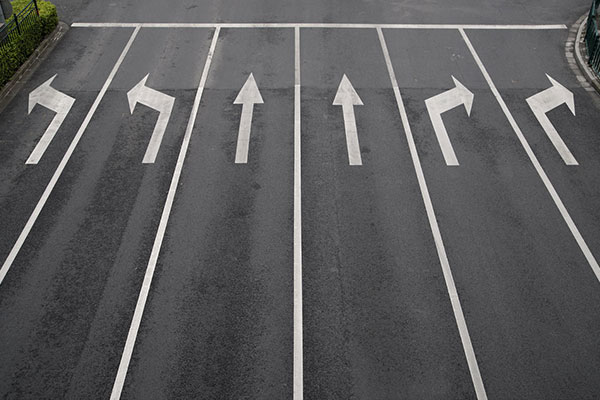
#> input picture Probabilidad/Imagenes/carretera.jpg, 600 x 400 px, found by its file name
$ python 051_Eiqueados_de_lineas.py
#> lines starting #> are read from the running program, lines starting #| are printed output that depends on the picture
# Importamos las librerías necesarias
import cv2
import numpy as np
import matplotlib.pyplot as plt

# Cargamos la imagen en escala de grises
imagen = cv2.imread('Probabilidad/Imagenes/carretera.jpg', cv2.IMREAD_GRAYSCALE)
#> imagen: shape (400, 600); min 0, max 255, mean 92

# Verificamos si la imagen se cargó correctamente
if imagen is None:
    raise ValueError("No se pudo cargar la imagen. Asegúrate de que 'carretera.jpg' esté en el mismo directorio.")

# Aplicamos un filtro de bordes usando el detector de Canny
bordes = cv2.Canny(imagen, 50, 150, apertureSize=3)
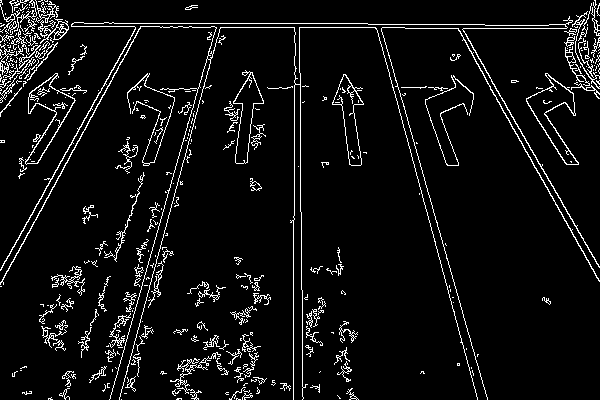
#> bordes: shape (400, 600); 6.3% white in thin lines or dots

# Usamos la transformada de Hough para detectar líneas en la imagen
lineas = cv2.HoughLines(bordes, 1, np.pi / 180, 150)
#> lineas = [[23, 1.57], [-358, 2.86], [-357, 2.88], [27, 1.57], [215, 0.279], [-385, 2.62], [218, 0.262], [131, 0.506], [-387, 2.64], [21, 1.59], [293, 0], [136, 0.506]]

# Convertimos la imagen original en color para dibujar líneas con color
imagen_color = cv2.cvtColor(imagen, cv2.COLOR_GRAY2BGR)

# Dibujamos las líneas detectadas en la imagen
if lineas is not None:
    for i, linea in enumerate(lineas):
        rho, theta = linea[0]
        a = np.cos(theta)
        b = np.sin(theta)
        x0 = a * rho
        y0 = b * rho

        # Calculamos los puntos extremos de la línea para dibujarla
        x1 = int(x0 + 1000 * (-b))
        y1 = int(y0 + 1000 * (a))
        x2 = int(x0 - 1000 * (-b))
        y2 = int(y0 - 1000 * (a))

        # Dibujamos la línea en color rojo
        cv2.line(imagen_color, (x1, y1), (x2, y2), (0, 0, 255), 2)

        # Etiquetamos cada línea con un número
        cv2.putText(imagen_color, f'Línea {i+1}', (x1, y1), cv2.FONT_HERSHEY_SIMPLEX, 0.5, (0, 255, 0), 1)
#> this loop made 12 passes
#> (rho, theta, a, b, x0, y0, x1, y1) on passes 1 to 12: (23, 1.57, -4.37e-08, 1, -1.01e-06, 23, -1000, 22), (-358, 2.86, -0.961, 0.276, 344.1, -98.68, 68, -1059), (-357, 2.88, -0.966, 0.259, 344.8, -92.4, 86, -1058), (27, 1.57, -4.37e-08, 1, -1.18e-06, 27, -1000, 26), (215, 0.279, 0.961, 0.276, 206.7, 59.26, -68, 1020), (-385, 2.62, -0.866, 0.5, 333.4, -192.5, -166, -1058), (218, 0.262, 0.966, 0.259, 210.6, 56.42, -48, 1022), (131, 0.506, 0.875, 0.485, 114.6, 63.51, -370, 938), (-387, 2.64, -0.875, 0.485, 338.5, -187.6, -146, -1062), (21, 1.59, -0.0175, 1, -0.366, 21, -1000, 3), (293, 0, 1, 0, 293, 0, 293, 1000), (136, 0.506, 0.875, 0.485, 118.9, 65.93, -365, 940)
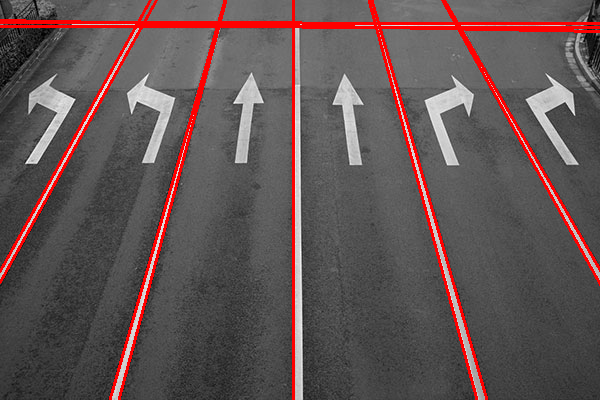
#> imagen_color: shape (400, 600, 3); mean B, G, R 83.8, 83.8, 98.4

# Mostramos el resultado usando matplotlib
plt.figure(figsize=(10, 8))
plt.imshow(cv2.cvtColor(imagen_color, cv2.COLOR_BGR2RGB))
plt.title('Líneas detectadas y etiquetadas')
plt.axis('off')
plt.show()
